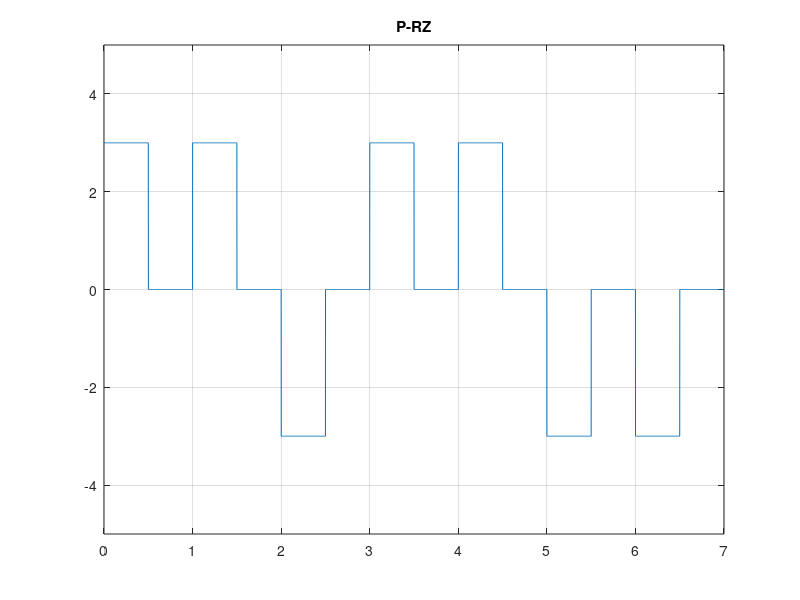

Recreate this plot in MATLAB.
% University of Rajshahi
% Name : Nakul Deb Nath
% Dept : CSE
% Date : 10-10-2018

clear;
clear all;
clc;

n=[1,1,0,1,1,0,0];
%n = input('Enter the bit Stream : ');
v = 3;
for index = 1:length(n)
    if n(index)==1;
        bitsArray(index) = v;
    else
        bitsArray(index) = -v;
    end
end






i=1;
t = 0:0.001:length(n);
bt = 1/0.001;
for index = 1:length(t)
    if t(index) < i;
        if t(index) <= i-.5;
            y(index) =  bitsArray(i);
        else
            y(index) = 0;
        end
    else
        if t(index) <= i+.5;
            y(index) = 0;
        else
            y(index) =  bitsArray(i);
        end
        i = i+1;
    end
end


plot(t,y);
axis([0 length(n) -5 5]);
grid on;
title('P-RZ');



for j = 1:length(y)/bt
    if y(j*bt+2-bt) == v;
        resiveBit(j) = 1;
    else
        resiveBit(j) = 0;
    end
end

display(resiveBit);

